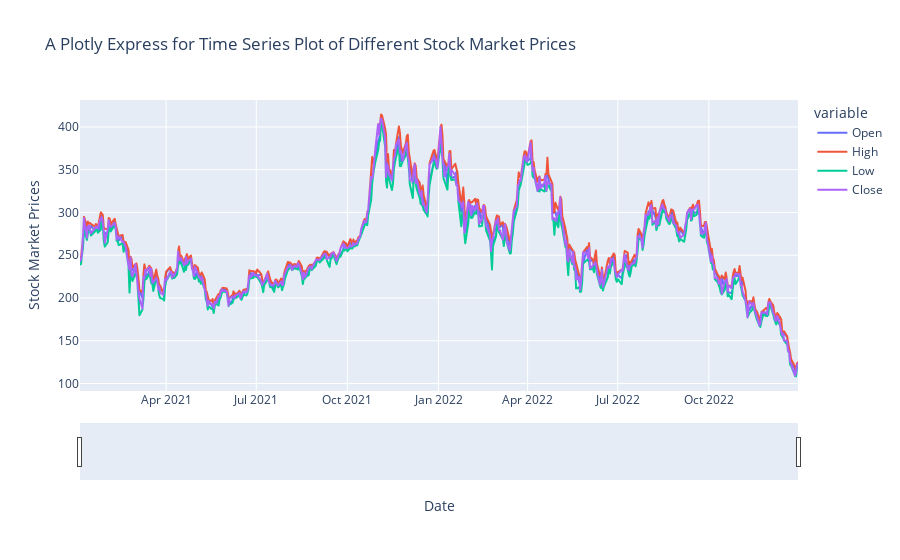

Notebook code cell kept with this figure:
### Code cell
IP.interactive_line_all()

### Figure 1 — Plotly figure (JSON) as saved in the notebook; plotly's stock layout.template omitted (floating-point values rounded to 4 significant figures; data arrays with more than 128 entries replaced by an {"elided": "..."} marker saying what was removed)
{"data": [{"hovertemplate": "variable=Open<br>Date=%{x}<br>value=%{y}<extra></extra>", "legendgroup": "Open", "line": {"color": "#636efa", "dash": "solid"}, "marker": {"symbol": "circle"}, "mode": "lines", "name": "Open", "showlegend": true, "type": "scattergl", "x": {"elided": "503 str values"}, "xaxis": "x", "y": {"elided": "503 float values"}, "yaxis": "y"}, {"hovertemplate": "variable=High<br>Date=%{x}<br>value=%{y}<extra></extra>", "legendgroup": "High", "line": {"color": "#EF553B", "dash": "solid"}, "marker": {"symbol": "circle"}, "mode": "lines", "name": "High", "showlegend": true, "type": "scattergl", "x": {"elided": "503 str values"}, "xaxis": "x", "y": {"elided": "503 float values"}, "yaxis": "y"}, {"hovertemplate": "variable=Low<br>Date=%{x}<br>value=%{y}<extra></extra>", "legendgroup": "Low", "line": {"color": "#00cc96", "dash": "solid"}, "marker": {"symbol": "circle"}, "mode": "lines", "name": "Low", "showlegend": true, "type": "scattergl", "x": {"elided": "503 str values"}, "xaxis": "x", "y": {"elided": "503 float values"}, "yaxis": "y"}, {"hovertemplate": "variable=Close<br>Date=%{x}<br>value=%{y}<extra></extra>", "legendgroup": "Close", "line": {"color": "#ab63fa", "dash": "solid"}, "marker": {"symbol": "circle"}, "mode": "lines", "name": "Close", "showlegend": true, "type": "scattergl", "x": {"elided": "503 str values"}, "xaxis": "x", "y": {"elided": "503 float values"}, "yaxis": "y"}], "layout": {"legend": {"title": {"text": "variable"}, "tracegroupgap": 0}, "title": {"text": "A Plotly Express for Time Series Plot of Different Stock Market Prices"}, "xaxis": {"anchor": "y", "domain": [0, 1], "rangeslider": {"visible": true}, "title": {"text": " Date"}}, "yaxis": {"anchor": "x", "domain": [0, 1], "title": {"text": "Stock Market Prices"}}}}
